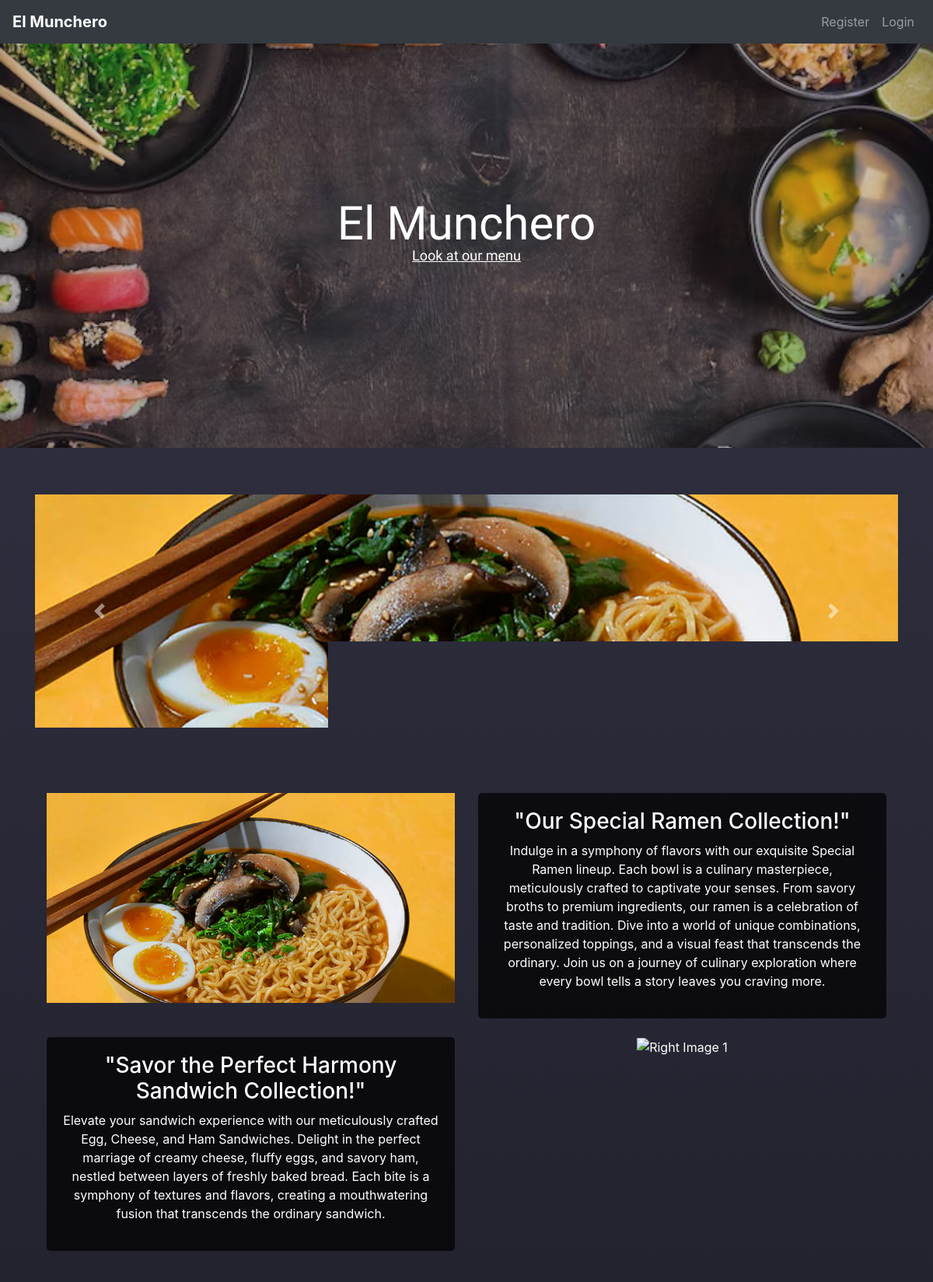
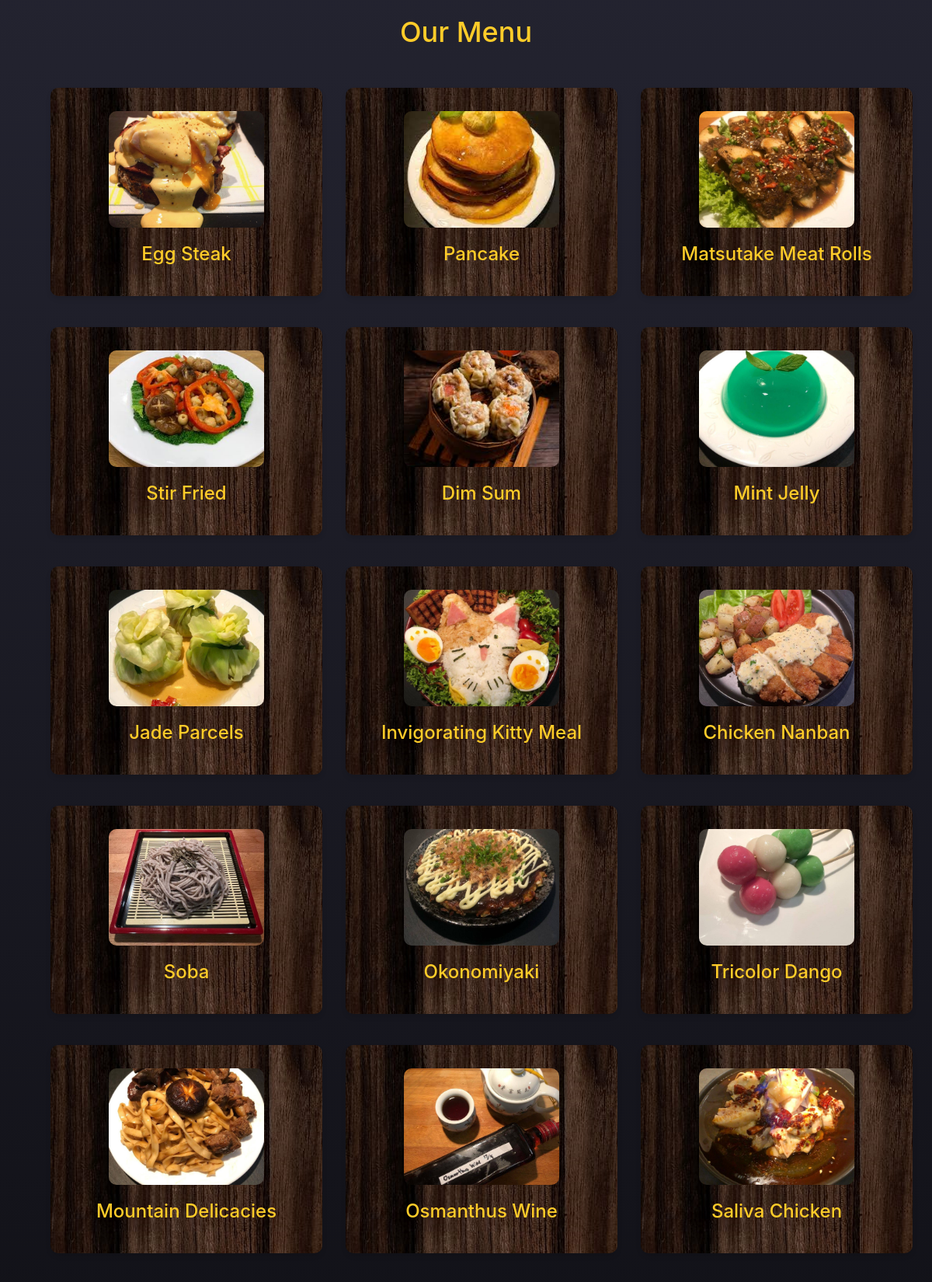
The page / (upper part) on the database its author committed (2 pictures, top to bottom).
### tables this page shows
CREATE TABLE `menu` (
  `id` int(11) NOT NULL,
  `name` varchar(100) DEFAULT NULL,
  `price` decimal(10,2) DEFAULT NULL,
  `description` text DEFAULT NULL,
  `image_path` varchar(255) DEFAULT NULL
);

### index.php (the view, shortened to what this page needs)
<!DOCTYPE html>
<html lang="en">
<head>
    <link rel="stylesheet" href="https://maxcdn.bootstrapcdn.com/bootstrap/4.0.0/css/bootstrap.min.css">
    <link rel="stylesheet" href="https://cdn.jsdelivr.net/npm/aos@2.3.4/dist/aos.css">
    <link rel="stylesheet" href="https://stackpath.bootstrapcdn.com/bootstrap/4.5.2/css/bootstrap.min.css">
</head>
<body>
<nav class="navbar navbar-expand-lg navbar-dark bg-dark">
        <a class="navbar-brand" href="index.php">El Munchero</a>
        <div class="collapse navbar-collapse" id="navbarNav">
            <ul class="navbar-nav ml-auto">
                <li class="nav-item">
                    <a class="nav-link" href="register.php">Register</a>
                </li>
                <li class="nav-item">
                    <a class="nav-link" href="login.php">Login</a>
                </li>
            </ul>
        </div>
    </nav>
    <div class="foodimg-container">
        <img src="img/a1.png" class="foodimg">
        <a href="#" class="title">El Munchero</a>
        <a href="#menu" class="menu-link">Look at our menu</a>
    </div>
    <div class="container">
    <div id="carouselExample" class="carousel slide" data-ride="carousel" data-interval="5000" data-wrap="true">
        <div class="carousel-inner">
            <div class="carousel-item active">
                <img src="img/carousel1.png" class="d-block w-100" alt="Image 1">
            </div>
        </div>
        <a class="carousel-control-prev" href="#carouselExample" role="button" data-slide="prev">
            <span class="carousel-control-prev-icon" aria-hidden="true"></span>
        </a>
        <a class="carousel-control-next" href="#carouselExample" role="button" data-slide="next">
            <span class="carousel-control-next-icon" ariahidden="true"></span>
        </a>
    </div>
</div>
    <div class="container2">
    <div class="row mt-4" data-aos="fade-up">
        <div class="col-md-6">
            <img src="img/carousel1.png" class="img-fluid" alt="Left Image 1">
        </div>
        <div class="col-md-6">
            <div class="description-box">
                <h3>"Our Special Ramen Collection!"</h3>
                <p>Indulge in a symphony of flavors with our exquisite Special Ramen lineup. Each bowl is a culinary masterpiece, meticulously crafted to captivate your senses. From savory broths to premium ingredients, our ramen is a celebration of taste and tradition. Dive into a world of unique combinations, personalized toppings, and a visual feast that transcends the ordinary. Join us on a journey of culinary exploration where every bowl tells a story leaves you craving more.</p>
            </div>
        </div>
    </div>
    <div class="row mt-4" data-aos="fade-up">
        <div class="col-md-6 order-md-2">
            <img src="img/carousel2.png" class="img-fluid" alt="Right Image 1">
        </div>
        <div class="col-md-6 order-md-1">
            <div class="description-box">
                <h3>"Savor the Perfect Harmony Sandwich Collection!"</h3>
                <p>Elevate your sandwich experience with our meticulously crafted Egg, Cheese, and Ham Sandwiches.  Delight in the perfect marriage of creamy cheese, fluffy eggs, and savory ham, nestled between layers of freshly baked bread. Each bite is a symphony of textures and flavors, creating a mouthwatering fusion that transcends the ordinary sandwich.</p>
            </div>
        </div>
    </div>
</div>
<div class="container" id="menu">
        <h2 class="text-center" style="color: #ffcc29; font-size: 36px; margin-bottom: 30px;">Our Menu</h2>
        <div class="row menu-items">
        <?php
        $servername = "localhost";
        $username = "root";
        $password = "";
        $dbname = "restoran";
        $conn = new mysqli($servername, $username, $password, $dbname);
        $sql = "SELECT * FROM menu";
        $result = $conn->query($sql);
            $row_counter = 1;
            while ($row = $result->fetch_assoc()) {
                echo '<div class="col-md-4 menu-card" data-aos="fade-up" data-row="' . $row_counter . '">';
                echo '<div class="menu-item" onclick="showMenuDetails(\'' . $row['name'] . '\', \'' . $row['description'] . '\', ' . $row['price'] . ')">';
                echo '<img src="' . $row['image_path'] . '" class="img-fluid" alt="' . $row['name'] . '">';
                echo '<div class="menu-item-content">';
                echo '<h3 class="menu-item-title">' . $row['name'] . '</h3>';
                echo '</div>';
                echo '</div>';
                echo '</div>';
                $row_counter++;
            }
        ?>
    </div>
</div>
</body>
</html>

### index.php (style rules this page uses)
body { background: linear-gradient(to bottom, #333345, #000000); margin: 0; padding: 0; color: white; overflow-x: hidden; }
.container2 { text-align: center; padding: 5vw; }
.navbar { position: fixed; top: 0; width: 100%; text-align: center; color: white; z-index: 1000; transition: background 0.5s ease-in-out; }
.navbar-brand { font-weight: bold; color: white; }
.carousel-inner img { width: 100%; height: 300px; object-fit: cover; }
.foodimg-container { position: relative; width: 100vw; height: 48vw; margin-bottom: 5vw; }
.foodimg { width: 100%; height: 100%; object-fit: cover; opacity: 75%; }
.title { position: absolute; top: 50%; left: 50%; transform: translate(-50%, -50%); color: white; text-decoration: none; font-size: 5vw; font-family: 'Lobster', cursive; }
.menu-link { position: absolute; top: 50%; left: 50%; transform: translate(-50%, 100%); color: white; font-size: 1.5vw; font-family: 'Lobster', cursive; text-decoration: underline; }
.menu-item img { width: 100%; height: auto; max-width: 200px; max-height: 150px; object-fit: cover; }
.description-box { background-color: rgba(0, 0, 0, 0.7); padding: 20px; border-radius: 5px; color: #fff; font-size: 16px; }
.menu-item { background-image: url("img/woods.jpg"); border-radius: 10px; box-shadow: 0 4px 6px rgba(0, 0, 0, 0.1); overflow: hidden; margin: 20px; transition: transform 0.2s; width: 100%; }
.menu-item-title { color: #FFCC29; height: 3rem; overflow: hidden; text-shadow: rgba(0, 0, 0, 0.7); font-size: 24px; margin: 0; }
.menu-items { display: flex; flex-wrap: wrap; justify-content: space-between; }
.menu-item-content { padding: 20px; text-align: center; }
.menu-item img { width: 100%; height: 200px; border-radius: 10px; display: block; margin: 0 auto; margin-top: 30px; }
.carousel .carousel-inner { transition: opacity 0.6s ease-in-out; }
.carousel .carousel-item { opacity: 0; transition: opacity 0.6s ease-in-out; }
.carousel .carousel-item.active, .carousel .carousel-item-next, .carousel .carousel-item-prev { opacity: 1; }

### rows shown on the page
menu: image_path (picture), name "Egg Steak"
menu: image_path (picture), name "Pancake"
menu: image_path (picture), name "Matsutake Meat Rolls"
menu: image_path+name (picture), name "Stir Fried"
menu: image_path+name (picture), name "Dim Sum"
menu: image_path (picture), name "Mint Jelly"
menu: image_path (picture), name "Jade Parcels"
menu: image_path (picture), name "Invigorating Kitty Meal"
menu: image_path (picture), name "Chicken Nanban"
menu: image_path (picture), name "Soba"
menu: image_path (picture), name "Okonomiyaki"
menu: image_path (picture), name "Tricolor Dango"
menu: image_path (picture), name "Mountain Delicacies"
menu: image_path (picture), name "Osmanthus Wine"
menu: image_path (picture), name "Saliva Chicken"
